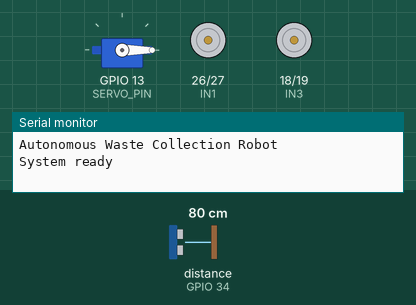
Bench run of a sketch on a simulated ESP32. On the bench: servo, motor-driver pin pairs drawn as motors (green arrow = first pin HIGH = forward, orange = second pin HIGH = backward, longer = more drive, scaled by the enable pin), the last lines printed to the serial monitor. Wiring (inferred from the names in the program): ultrasonic range finder: trigger GPIO 23; echo GPIO 34. The test bench sets the inputs (shaded band); at power-on: distance to the obstacle (sensor on GPIO 34) 80 cm. The echo pulse lasts 58.3 µs per cm.

Above: at 2.2 s.
2.3 s: distance to the obstacle (sensor on GPIO 34) set to 16 cm
5.3 s: distance to the obstacle (sensor on GPIO 34) set to 13 cm
At 7.6 s:
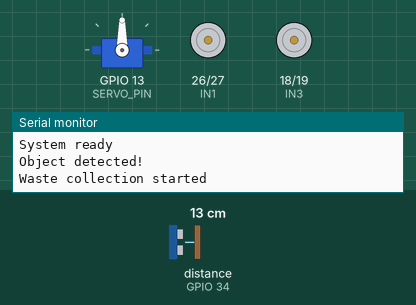
8.1 s: distance to the obstacle (sensor on GPIO 34) set to 18 cm
At 9.7 s:
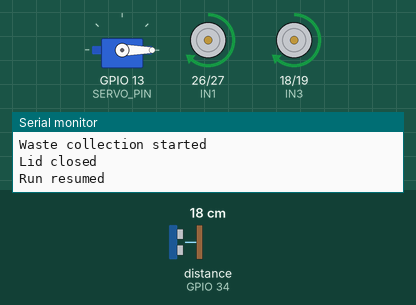
10.8 s: distance to the obstacle (sensor on GPIO 34) set to 2 cm
At 13.1 s:
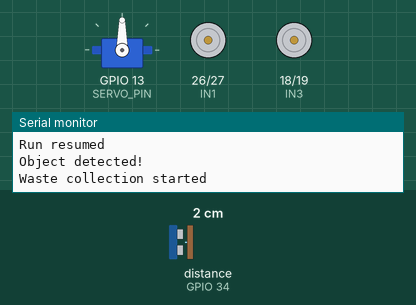
Timing chart, 0 to 14.7 s (numbered marks = the images above; inputs shaded):
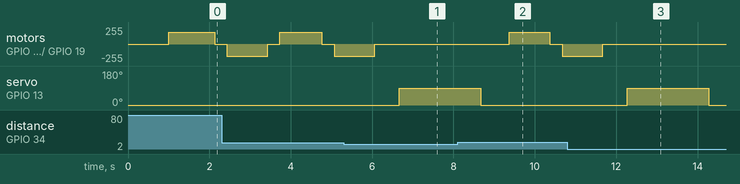

The sketch:

waste_collection_robot.ino
```cpp
#include <ESP32Servo.h>

// -------- Ultrasonic sensor --------
const int TRIG_PIN = 23;
const int ECHO_PIN = 34;

// -------- Servo motor --------
const int SERVO_PIN = 13;
Servo lidServo;

const int LID_CLOSED = 0;
const int LID_OPEN = 90;

// -------- L298N motor driver --------
const int ENA = 25;
const int IN1 = 26;
const int IN2 = 27;

const int ENB = 14;
const int IN3 = 18;
const int IN4 = 19;

// -------- Robot settings --------
const float DETECT_DISTANCE = 15.0;

// Calibrate this value so the robot travels about 1 meter.
const unsigned long RUN_TIME = 1000;

const int MOTOR_SPEED = 180;  // 0 to 255

// Read object distance in centimetres
float getDistance() {
  digitalWrite(TRIG_PIN, LOW);
  delayMicroseconds(3);

  digitalWrite(TRIG_PIN, HIGH);
  delayMicroseconds(10);
  digitalWrite(TRIG_PIN, LOW);

  unsigned long duration = pulseIn(ECHO_PIN, HIGH, 25000);

  if (duration == 0) {
    return 999.0;  // No valid echo
  }

  return duration * 0.0343 / 2.0;
}

// Stop all motors
void stopMotors() {
  analogWrite(ENA, 0);
  analogWrite(ENB, 0);

  digitalWrite(IN1, LOW);
  digitalWrite(IN2, LOW);
  digitalWrite(IN3, LOW);
  digitalWrite(IN4, LOW);
}

// Move forward
void forward() {
  digitalWrite(IN1, HIGH);
  digitalWrite(IN2, LOW);

  digitalWrite(IN3, HIGH);
  digitalWrite(IN4, LOW);

  analogWrite(ENA, MOTOR_SPEED);
  analogWrite(ENB, MOTOR_SPEED);
}

// Move backward
void backward() {
  digitalWrite(IN1, LOW);
  digitalWrite(IN2, HIGH);

  digitalWrite(IN3, LOW);
  digitalWrite(IN4, HIGH);

  analogWrite(ENA, MOTOR_SPEED);
  analogWrite(ENB, MOTOR_SPEED);
}

// Stop, open lid, wait, close lid
void collectWaste() {
  stopMotors();
  delay(300);

  Serial.println("Object detected!");
  Serial.println("Waste collection started");

  lidServo.write(LID_OPEN);
  delay(2000);  // Allow waste to enter the bin

  lidServo.write(LID_CLOSED);
  delay(700);

  Serial.println("Lid closed");
  Serial.println("Run resumed");
}

// Move forward about 1 meter while checking for objects.
// Travel time counts only while moving.
void moveForwardRun() {
  unsigned long travelled = 0;

  while (travelled < RUN_TIME) {
    float distance = getDistance();

    if (distance <= DETECT_DISTANCE) {
      collectWaste();
      travelled += 40;  // Prevents repeating forever on the same object
    } else {
      forward();
      delay(40);
      stopMotors();
      travelled += 40;
    }
  }

  stopMotors();
  delay(300);
}

// Move backward to the starting point
void moveBackwardRun() {
  unsigned long travelled = 0;

  while (travelled < RUN_TIME) {
    backward();
    delay(40);
    stopMotors();
    travelled += 40;
  }

  stopMotors();
  delay(300);
}

void setup() {
  Serial.begin(115200);

  pinMode(TRIG_PIN, OUTPUT);
  pinMode(ECHO_PIN, INPUT);

  pinMode(ENA, OUTPUT);
  pinMode(IN1, OUTPUT);
  pinMode(IN2, OUTPUT);

  pinMode(ENB, OUTPUT);
  pinMode(IN3, OUTPUT);
  pinMode(IN4, OUTPUT);

  lidServo.setPeriodHertz(50);
  lidServo.attach(SERVO_PIN, 500, 2400);
  lidServo.write(LID_CLOSED);

  stopMotors();
  delay(1000);

  Serial.println("Autonomous Waste Collection Robot");
  Serial.println("System ready");
}

void loop() {
  moveForwardRun();   // Forward about 1 meter, collecting waste
  moveBackwardRun();  // Return to the starting point
}
```

Measured:
- the behaviour switches between 15 and 14 cm on distance to the obstacle (sensor on GPIO 34) (found by bisection; images 0 and 1)
- after the input at 5.3 s, motor on GPIO 26 (IN1) / GPIO 27 (IN2), motor on GPIO 18 (IN3) / GPIO 19 (IN4): goes on until 6.1 s, then stays stopped; servo on GPIO 13 (SERVO_PIN): 0° → 90° after 1.4 s
- after the input at 8.1 s, motor on GPIO 26 (IN1) / GPIO 27 (IN2), motor on GPIO 18 (IN3) / GPIO 19 (IN4): stopped → forward 180/255 after 1.3 s, → stopped 1.0 s later, → backward 180/255 0.30 s later; servo on GPIO 13 (SERVO_PIN): goes on until 8.7 s, then stays 0°
- after the input at 10.8 s, motor on GPIO 26 (IN1) / GPIO 27 (IN2), motor on GPIO 18 (IN3) / GPIO 19 (IN4): goes on until 11.7 s, then stays stopped; servo on GPIO 13 (SERVO_PIN): 0° → 90° after 1.5 s, → 0° 2.0 s later
